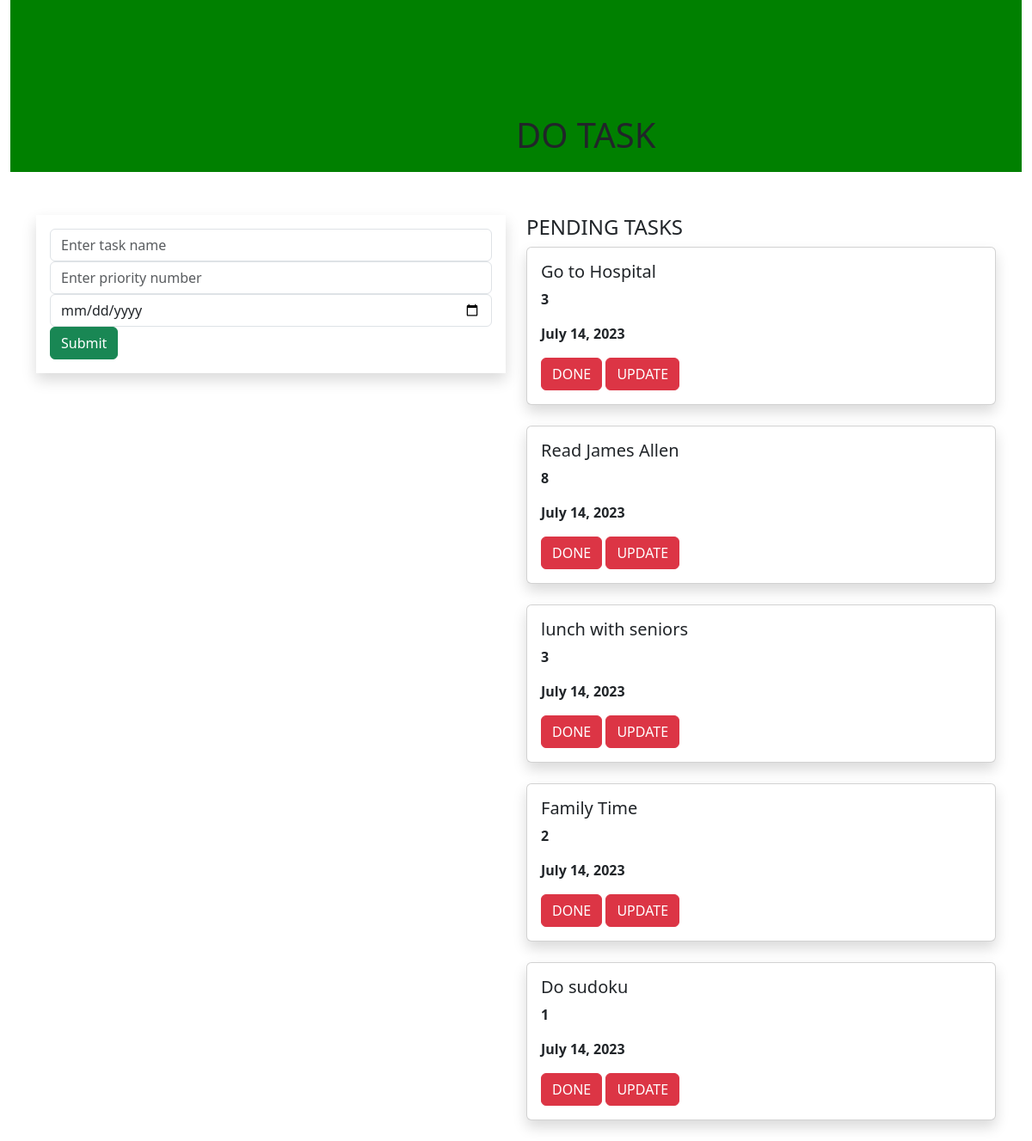
The page / on the database its author committed.
### dotaskapp/models.py (models this page shows, shortened)
class TASK(models.Model):
    name = models.CharField(max_length=250)
    priority = models.IntegerField()
    date = models.DateField()

### dotaskapp/views.py (the view)
# urls.py: path('',views.add,name='add'),
def add(request):
    task1 = TASK.objects.all()
    if request.method =='POST':
        name = request.POST.get('task','')
        priority = request.POST.get('priority','')
        date = request.POST.get('date','')
        task=TASK(name=name,priority=priority,date=date)
        task.save()
    return render(request,"home.html",{'task1':task1})

### Templates/home.html (shortened to what this page needs)
{% extends 'base.html' %}
{% block content %}
<div class="container-fluid">
    <div class="row">
        <div class="col-d-12">
            <div class="banner">
                <div class="banner-text">
                    <h1>DO TASK</h1>
                </div>
            </div>
        </div>
    </div>
</div>
<div class="container">
    <div class="row">
        <div class="col-md-6">
        <form method="POST" class="p-3 shadow" >
            <div class="form-group">
    <input type="text" class="form-control" name="task" placeholder="Enter task name">
</div>
<div class="form-group">
     <input type="text" class="form-control" name="priority" placeholder="Enter priority number">
</div>
<div class="form-group">
     <input type="date" class="form-control" name="date" placeholder="Enter the date">
</div>
    <input type="submit" class="btn btn-success">
            </form>
        </div>
        <div class="col-md-6">
            <h4>PENDING TASKS</h4>
            {% for i in task1 %}
            <div class="shadow card">
                <div class="card-body">
                    <h5 class="card-title">{{i.name}}</h5>
                    <p><b>{{i.priority}}</b></p>
                    <p><b>{{i.date}}</b></p>
                    <a class="btn btn-danger" href="{% url 'delete' i.id %}">DONE</a>
                    <a class="btn btn-danger" href="{% url 'update' i.id %}">UPDATE</a>
                </div>
            </div>
            <BR>
            {% endfor %}
        </div>
    </div>
</div>
{% endblock %}

### Templates/base.html (shortened to what this page needs)
{% load static %}
<!DOCTYPE html>
<html lang="en">
<head>
    <link href="https://cdn.jsdelivr.net/npm/bootstrap@5.3.0/dist/css/bootstrap.min.css" rel="stylesheet">
    <link rel="stylesheet" href="{% static 'style.css' %}">
</head>
<body>
{% block content %}
{% endblock %}
</body>
</html>

### static/style.css (style rules this page uses)
.banner { background-color: green; width: 100%; height: 200px; margin-bottom: 50px; }
.banner-text { top: 10%; left: 50%; position: absolute; transform: transform; }

### rows shown on the page
TASK: name "Go to Hospital", priority "3", date "July 14, 2023"
TASK: name "Read James Allen", priority "8", date "July 14, 2023"
TASK: name "lunch with seniors", priority "3", date "July 14, 2023"
TASK: name "Family Time", priority "2", date "July 14, 2023"
TASK: name "Do sudoku", priority "1", date "July 14, 2023"
